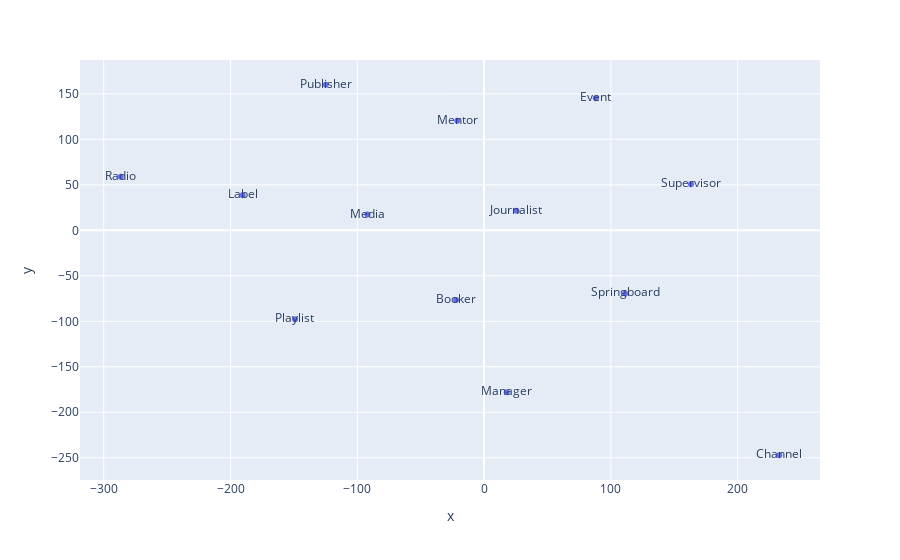

Notebook code cell kept with this figure:
### Markdown cell above
#### Influencer kind embeddings

### Code cell
with open('./data/preprocessed/influencer_kind_label_encoder.pickle', 'rb') as f:
    le = pickle.load(f)
    
ik_em = model.get_layer('Influencer-Kind-Embedding')
ik_em_weights = ik_em.get_weights()[0]

tsne = TSNE(n_components=2, verbose=1, perplexity=40, n_iter=300)
tnse_results = tsne.fit_transform(ik_em_weights)

fig = px.scatter(x=tnse_results[:,0], y=tnse_results[:,1], text=list(le.classes_))
fig.show()

### Figure 1 — Plotly figure (JSON) as saved in the notebook; plotly's stock layout.template omitted (floating-point values rounded to 4 significant figures)
{"data": [{"hoverlabel": {"namelength": 0}, "hovertemplate": "x=%{x}<br>y=%{y}<br>text=%{text}", "legendgroup": "", "marker": {"color": "#636efa", "symbol": "circle"}, "mode": "markers+text", "name": "", "showlegend": false, "text": ["Booker", "Channel", "Event", "Journalist", "Label", "Manager", "Media", "Mentor", "Playlist", "Publisher", "Radio", "Springboard", "Supervisor"], "type": "scatter", "x": [-22.07, 232.8, 88.2, 25.57, -190.4, 17.85, -91.93, -21.15, -149.1, -124.8, -286.6, 111.3, 163.2], "xaxis": "x", "y": [-76.54, -247.2, 145.2, 21.54, 38.55, -178.0, 17.36, 120.4, -97.86, 160.0, 59.03, -69.35, 50.63], "yaxis": "y"}], "layout": {"legend": {"tracegroupgap": 0}, "margin": {"t": 60}, "xaxis": {"anchor": "y", "domain": [0, 1], "title": {"text": "x"}}, "yaxis": {"anchor": "x", "domain": [0, 1], "title": {"text": "y"}}}}
